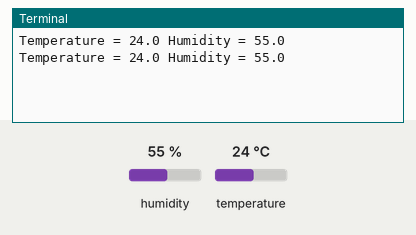
Recording of a program running on a simulated Raspberry Pi (BCM pin numbers). Parts: the last lines printed to the terminal. Inputs (shaded band) come from the test bench; at power-on: humidity 55 %, temperature 24 °C.

Above: at 1.2 s.
1.3 s: humidity set to 22 %
At 2.0 s:
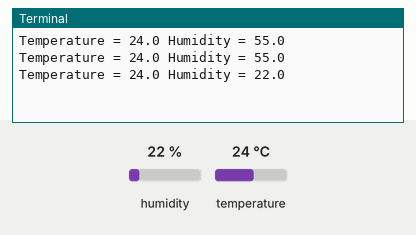
2.8 s: temperature set to 12 °C
At 3.6 s:
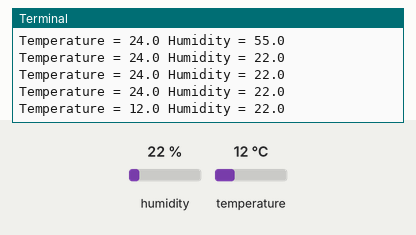
4.3 s: humidity set to 40 %
At 4.3 s:
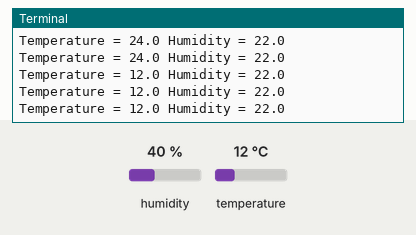
Timing chart, 0 to 7.3 s (numbered marks = the images above; inputs shaded):
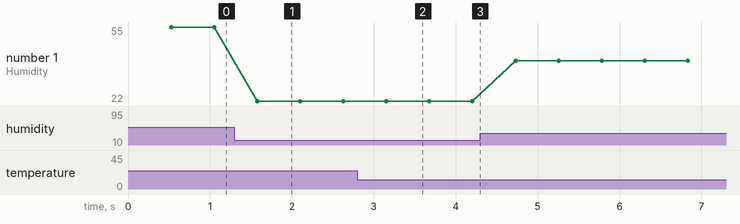

Measured:
- after the input at 1.3 s, the terminal: prints a new line after 0.28 s (image 1)
- after the input at 2.8 s, the terminal: prints a new line after 0.35 s (image 2)
- plotted number 1: 55 → 22 after the input at 1.3 s, 22 → 40 after the input at 4.3 s

The program:

humidity_temperature.py
```python
#import the libraries
import RPi.GPIO as GPIO
import Adafruit_DHT
GPIO.setmode(GPIO.BCM)
#name the type of sensor used
type = Adafruit_DHT.DHT11
#declare the pin used by the sensor in GPIO form
dht11 = 25
#set the sensor as INPUT
GPIO.setup(dht11, GPIO.IN)

try:
    while True:
        #make the reading
        humidity, temperature = Adafruit_DHT.read_retry(type, dht11)
        #we will display the values only if they are not null
        if humidity is not None and temperature is not None:
            print('Temperature = {:.1f} Humidity = {:.1f}' .format(temperature, humidity))
except KeyboardInterrupt:
    pass
#clean all the used ports
GPIO.cleanup()
```
